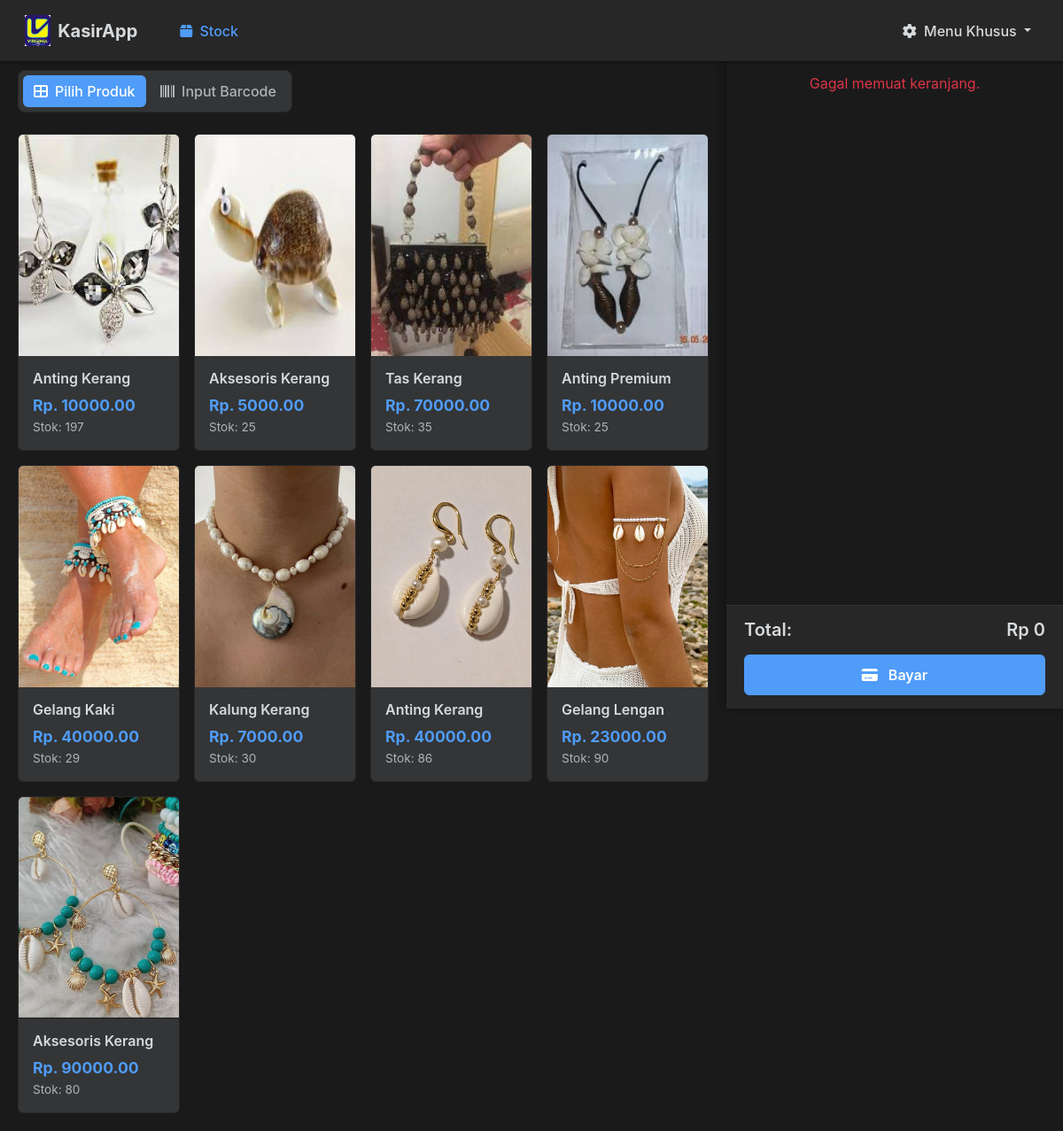
The app's page / (signed in), older data.
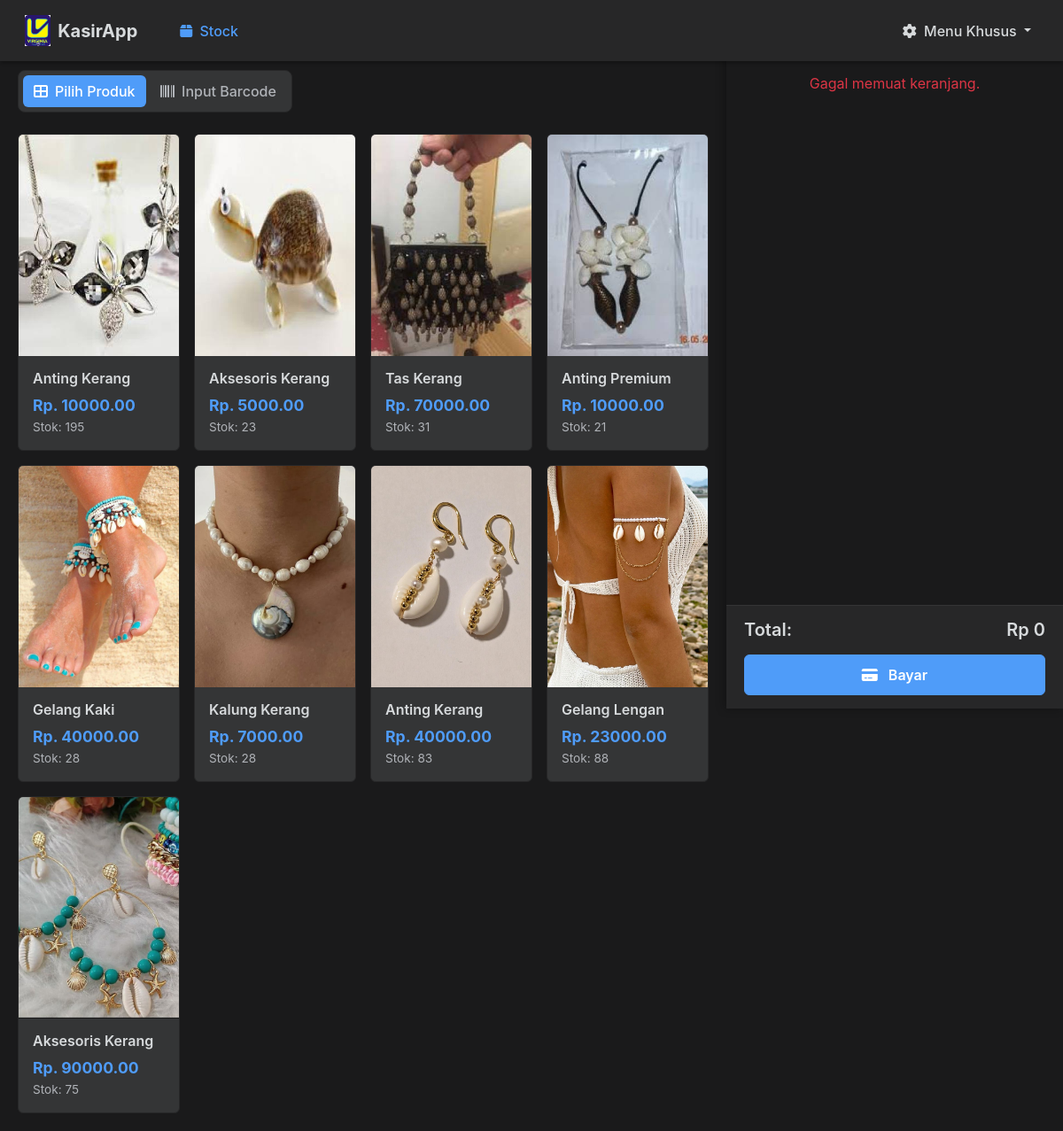
The same page, newer data.
### kasir/models.py (models this page shows, shortened)
class Produk(models.Model):
    nama_barang = models.CharField(max_length=100)
    barcode = models.CharField(max_length=50, unique=True)
    harga_barang = models.DecimalField(max_digits=12, decimal_places=2)
    stok = models.PositiveIntegerField()
    gambar = models.ImageField(upload_to='gambar_produk/', blank=True, null=True)

### kasir/views.py (the view, shortened to what this page needs)
# urls.py: path('', views.halaman_kasir, name='halaman_kasir'),
def halaman_kasir(request):
    produk = Produk.objects.all()
    transaksi_id = request.session.get('current_transaksi_id')
    return render(request, 'home.html', {'produk': produk})

### kasir/templates/home.html (shortened to what this page needs)
{% extends "base.html" %}
{% load static %}
{% load humanize %}
{% block content %}
<div class="main-container">
  <div class="content-area">
    <div class="mb-4">
      <div class="mode-toggle-container">
        <button class="btn btn-primary" onclick="toggleMode('card')">
          <i class="fas fa-th-large me-2"></i>Pilih Produk
        </button>
        <button class="btn btn-secondary" onclick="toggleMode('barcode')">
          <i class="fas fa-barcode me-2"></i>Input Barcode
        </button>
      </div>
    </div>
    <div id="cardMode">
      <div class="row g-3">
        {% for item in produk %}
        <div class="col-6 col-md-4 col-lg-3">
          <div class="card product-card" onclick="bukaDetail('{{ item.id }}', '{{ item.nama_barang }}', '{{ item.harga_barang }}', '{{ item.stok }}', '{{ item.gambar.url }}')">
            <img src="{{ item.gambar.url }}" class="card-img-top" style="height:250px; object-fit:cover;" alt="{{ item.nama_barang }}">
            <div class="card-body">
              <h6 class="card-title">{{ item.nama_barang }}</h6>
              <div>
                <p class="price">Rp. {{ item.harga_barang|floatformat:"0," }}</p>
                <p class="stock">Stok: <span id="stok-{{ item.id }}">{{ item.stok }}</span></p>
              </div>
            </div>
          </div>
        </div>
        {% endfor %}
      </div>
    </div>
  </div>
  <div class="cart-sidebar">
    <div class="cart-header">
      <h5> Keranjang Belanja</h5>
    </div>
    <div class="cart-items" id="cartItems" style="margin-top: 20px;">
    </div>
    <div class="cart-footer">
      <div class="cart-total d-flex justify-content-between align-items-center">
        <h5>Total:</h5>
        <h5 id="totalBayar">Rp 0</h5>
      </div>
      <div class="cart-action mt-3">
        <a href="{% url 'halaman_bayar' %}" class="btn btn-success w-100"><i class="fas fa-credit-card me-2"></i> Bayar</a>
      </div>
    </div>
  </div>
</div>
{% endblock %}

### templates/base.html (shortened to what this page needs)
{% load static %}
<!DOCTYPE html>
<html lang="en">
<head>
    <link href="https://cdn.jsdelivr.net/npm/bootstrap@5.3.8/dist/css/bootstrap.min.css" rel="stylesheet">
    <link rel="stylesheet" href="https://cdnjs.cloudflare.com/ajax/libs/font-awesome/6.5.1/css/all.min.css">
</head>
<body>
    <nav class="navbar navbar-expand-lg navbar-custom sticky-top">
        <div class="container-fluid">
            <a class="navbar-brand d-flex align-items-center" href="{% url 'halaman_kasir' %}">
                <img src="{% static 'image/logo.png' %}" alt="logo" height="35" class="me-2">
                <strong>KasirApp</strong>
            </a>
            <div class="collapse navbar-collapse" id="navbarNavDropdown">
                <ul class="navbar-nav mx-4">
                    <li class="nav-item">
                        <a class="nav-link active" aria-current="page" href="{% url 'halaman_kasir' %}">
                            <i class="fas fa-box me-1"></i> Stock
                        </a>
                    </li>
                </ul>
                <ul class="navbar-nav ms-auto">
                    <li class="nav-item dropdown">
                        <a
                            class="nav-link dropdown-toggle"
                            href="#"
                            role="button"
                            data-bs-toggle="dropdown"
                            aria-expanded="false"
                        >
                            <i class="fas fa-cog me-1"></i> Menu Khusus
                        </a>
                    </li>
                </ul>
            </div>
        </div>
    </nav>
    <div class="content-wrapper">
        {% block content %} {% endblock %}
    </div>
</body>
</html>

### templates/base.html (style rules this page uses)
:root { --bg-primary: #1a1a1b; --bg-secondary: #272728; --bg-tertiary: #343536; --text-primary: #d7dadc; --text-secondary: #b0b3b8; --text-muted: #818384; --accent-color: #4f9cf9; --accent-hover: #3a8bdf; --danger-color: #e74c3c; }
html, body { height: 100%; margin: 0; background-color: var(--bg-primary); color: var(--text-primary); font-family: -apple-system, BlinkMacSystemFont, "Segoe UI", Roboto, Helvetica, Arial, sans-serif; }
.navbar-custom { background-color: var(--bg-secondary) !important; box-shadow: 0 2px 4px rgba(0, 0, 0, 0.3); padding: 0.75rem 1rem; z-index: 1030; }
.navbar-custom .navbar-brand, .navbar-custom .nav-link { color: var(--text-primary) !important; font-weight: 500; transition: color 0.2s ease-in-out; }
.navbar-custom .nav-link:hover, .navbar-custom .nav-link.active { color: var(--accent-color) !important; }
h1, h2, h3, h4, h5, h6 { color: var(--text-primary); }
.card { background-color: var(--bg-tertiary); border: 1px solid var(--bg-secondary); color: var(--text-primary); }
.btn-primary { background-color: var(--accent-color); border-color: var(--accent-color); }
.btn-secondary { background-color: var(--bg-tertiary); border-color: var(--text-secondary); color: var(--text-primary); }

### kasir/templates/home.html (style rules this page uses)
.content-area { padding: 10px 400px 20px 20px; }
.product-card { background-color: var(--bg-tertiary); border: 1px solid var(--bg-secondary); color: var(--text-primary); transition: transform 0.2s ease, box-shadow 0.2s ease, border-color 0.2s ease; cursor: pointer; height: 100%; display: flex; flex-direction: column; }
.product-card .card-img-top { border-top-left-radius: calc(0.375rem - 1px); border-top-right-radius: calc(0.375rem - 1px); }
.product-card .card-body { flex-grow: 1; display: flex; flex-direction: column; justify-content: space-between; }
.product-card .card-title { font-size: 1rem; font-weight: 600; color: var(--text-primary); margin-bottom: 0.5rem; }
.product-card .price { font-weight: 700; font-size: 1.1rem; color: var(--accent-color); margin: 0; }
.product-card .stock { font-size: 0.85rem; color: var(--text-secondary); margin: 0; }
.mode-toggle-container { background-color: var(--bg-tertiary); border-radius: 8px; padding: 5px; display: inline-block; border: 1px solid var(--bg-secondary); }
.mode-toggle-container .btn { border: none; font-weight: 500; }
.mode-toggle-container .btn-primary { background-color: var(--accent-color); }
.mode-toggle-container .btn-secondary { background-color: transparent; color: var(--text-secondary); }
.cart-sidebar { position: fixed; right: 0; top: 0; height: 100vh; width: 380px; background-color: var(--bg-primary); color: var(--text-primary); display: flex; flex-direction: column; flex-shrink: 0; box-shadow: -2px 0 10px rgba(0, 0, 0, 0.3); transition: transform 0.3s ease; z-index: 1000; }
.cart-header { padding: 15px 20px; background-color: var(--bg-secondary); border-bottom: 1px solid var(--bg-tertiary); flex-shrink: 0; }
.cart-header h5 { margin: 0; font-weight: 600; font-size: 1.1rem; }
.cart-items { flex-grow: 1; overflow-y: auto; padding: 10px; }
.cart-footer { padding: 15px 20px; background-color: var(--bg-secondary); border-top: 1px solid var(--bg-tertiary); flex-shrink: 0; }
.cart-total h5 { margin: 0; font-weight: 600; }
.cart-footer .btn-success { background-color: var(--accent-color); border-color: var(--accent-color); font-weight: 600; padding: 10px; font-size: 1rem; transition: background-color 0.2s; }

Row changes from the older to the newer data that the page shows:
changed Produk (number 1 of 9 on the later page): stok "197" → "195"
changed Produk (number 2 of 9 on the later page): stok "25" → "23"
changed Produk "Tas Kerang": stok "35" → "31"
changed Produk "Anting Premium": stok "25" → "21"
changed Produk "Gelang Kaki": stok "29" → "28"
changed Produk "Kalung Kerang": stok "30" → "28"
changed Produk (number 7 of 9 on the later page): stok "86" → "83"
changed Produk "Gelang Lengan": stok "90" → "88"
changed Produk (number 9 of 9 on the later page): stok "80" → "75"
